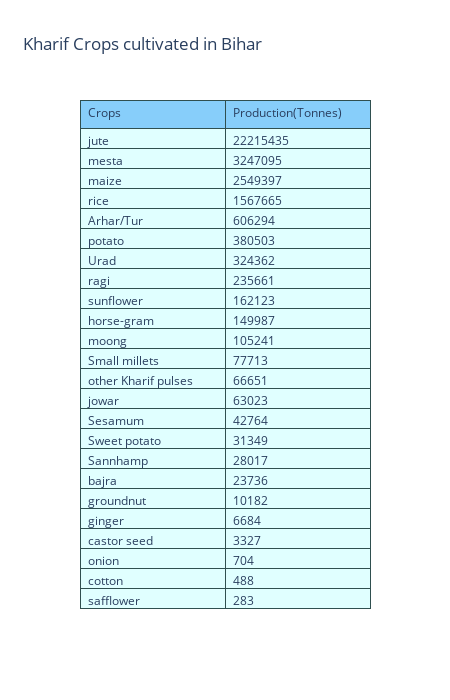

The cell this chart's notebook holds for it:
### Code cell
# classification of kharif and rabi type crops

df_kharif_data=df[df['Season']=='Kharif'].groupby(by='CROP TYPE').sum().drop(['Area','Year'],axis=1).reset_index()
df_rabi_data=df[df['Season']=='Rabi'].groupby(by='CROP TYPE').sum().drop(['Area','Year'],axis=1).reset_index()

df_kharif_data=df_kharif_data.sort_values(by=['Production'], ascending = False)
df_rabi_data=df_rabi_data.sort_values(by=['Production'], ascending = False)


fig = go.Figure(data=[go.Table(
    header=dict(values=['Crops','Production(Tonnes)'],
                line_color='darkslategray',
                fill_color='lightskyblue',
                align='left'),
    cells=dict(values=[df_kharif_data['CROP TYPE'],# 1st column
                    df_kharif_data['Production']], # 2nd column
               line_color='darkslategray',
               fill_color='lightcyan',
               align='left'))
],)

fig.update_layout(width=450, height=700,title='Kharif Crops cultivated in Bihar')
fig.show()

### Figure 1 — Plotly figure (JSON) as saved in the notebook; plotly's stock layout.template omitted (floating-point values rounded to 4 significant figures)
{"data": [{"cells": {"align": "left", "fill": {"color": "lightcyan"}, "line": {"color": "darkslategray"}, "values": [["jute", "mesta", "maize", "rice", "Arhar/Tur", "potato", "Urad", "ragi", "sunflower", "horse-gram", "moong", "Small millets", "other Kharif pulses", "jowar", "Sesamum", "Sweet potato", "Sannhamp", "bajra", "groundnut", "ginger", "castor seed", "onion", "cotton", "safflower"], [22215435, 3247095, 2549397, 1567665, 606294, 380503, 324362, 235661, 162123, 149987, 105241, 77713, 66651, 63023, 42764, 31349, 28017, 23736, 10182, 6684, 3327, 704, 488, 283]]}, "header": {"align": "left", "fill": {"color": "lightskyblue"}, "line": {"color": "darkslategray"}, "values": ["Crops", "Production(Tonnes)"]}, "type": "table"}], "layout": {"height": 700, "title": {"text": "Kharif Crops cultivated in Bihar"}, "width": 450}}
